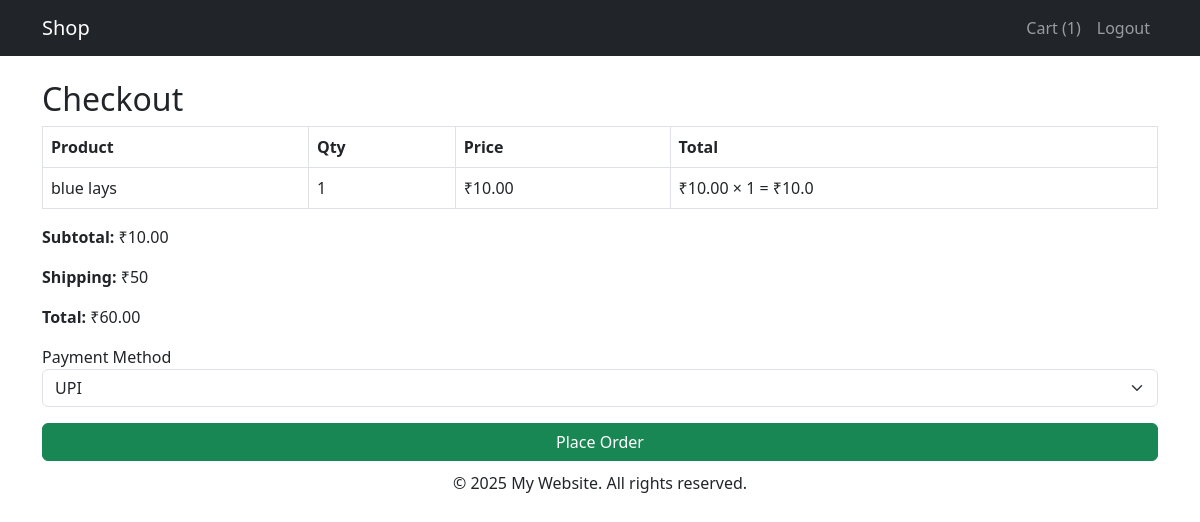
Page /proceed_to_checkout/ (signed in) on the earlier database version.
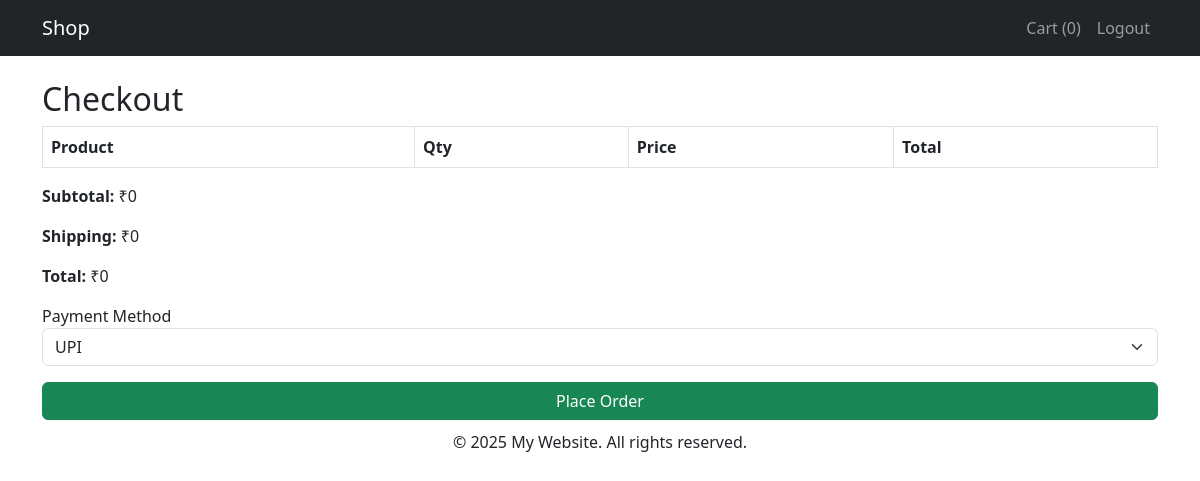
Same page on the later database version.
### backend/models.py (models this page shows, shortened)
class Cart(models.Model):
    id = models.BigAutoField(primary_key=True)
    custom_user = models.ForeignKey(CustomUser,on_delete=models.SET_NULL,blank=True,null=True)
    product =  models.ForeignKey(Product,on_delete=models.SET_NULL,blank=True,null=True)
    qty = models.IntegerField()
    class Meta:
        db_table = 'cart'

class Product(models.Model):
    id = models.BigAutoField(primary_key=True)
    name = models.CharField(max_length=255)
    category=models.ForeignKey(Category,null=True,blank=True,on_delete=models.SET_NULL, related_name='products')
    brand=models.ForeignKey(Brand,null=True,blank=True,on_delete=models.SET_NULL)
    price=models.DecimalField(max_digits=10,decimal_places=2,null=True,blank=True)
    qty=models.IntegerField(null=True,blank=True)
    alert_stock=models.IntegerField(null=True,blank=True)
    image_path = models.ImageField(upload_to='product',null=True,blank=True,default='no_image_available.jpg')
    class Meta:
        db_table = 'product'

### frontend/views.py (the view)
# urls.py: path('proceed_to_checkout/', proceed_to_checkout, name='proceed_to_checkout'),
@login_required
def proceed_to_checkout(request):
    user = request.user
    cart_items = Cart.objects.filter(custom_user=user)
    subtotal = sum(item.product.price * item.qty for item in cart_items)
    shipping = 50 if cart_items else 0  # ₹50 shipping if there are items
    total = subtotal + shipping
    data = {
        'cart_items': cart_items,
        'subtotal': subtotal,
        'shipping': shipping,
        'total': total,
        'page_title': 'Cart',
        'cart_count': cart_items.count(),
    }
    return render(request, 'frontend/order.html', data)

### frontend/templatetags/custom_filters.py (called while the page is built)
@register.filter
def mul(value, arg):
    try:
        return float(value) * float(arg)
    except (ValueError, TypeError):
        return ''

### frontend/templates/frontend/order.html (shortened to what this page needs)
{% extends 'frontend/layout/app.html' %}
{% load custom_filters %}
{% block content %}
<div class="container mt-4">
  <h2>Checkout</h2>
  <form method="POST" action="{% url 'place_order' %}">
    <table class="table table-bordered">
      <thead>
        <tr>
          <th>Product</th>
          <th>Qty</th>
          <th>Price</th>
          <th>Total</th>
        </tr>
      </thead>
      <tbody>
        {% for row in cart_items %}
        <tr>
          <td>{{ row.product.name }}</td>
          <td>{{ row.qty }}</td>
          <td>₹{{ row.product.price }}</td>
          <td>₹{{ row.product.price }} × {{ row.qty }} = ₹{{ row.product.price|mul:row.qty }}</td>
        </tr>
        {% endfor %}
      </tbody>
    </table>
    <p><strong>Subtotal:</strong> ₹{{ subtotal }}</p>
    <p><strong>Shipping:</strong> ₹{{ shipping }}</p>
    <p><strong>Total:</strong> ₹{{ total }}</p>
    <div class="mb-3">
      <label>Payment Method</label>
      <select name="payment_method" class="form-select">
        <option value="UPI">UPI</option>
      </select>
    </div>
    <button type="submit" class="btn btn-success w-100">Place Order</button>
  </form>
</div>
{% endblock %}

Differences in the rows shown:
removed Cart: product.name "blue lays", qty "1", product.price "10.00", product.price|mul "10.0"
Other differences:
{{ cart_count }}: "1" → "0"
{{ subtotal }}: "10.00" → "0"
{{ shipping }}: "50" → "0"
{{ total }}: "60.00" → "0"
